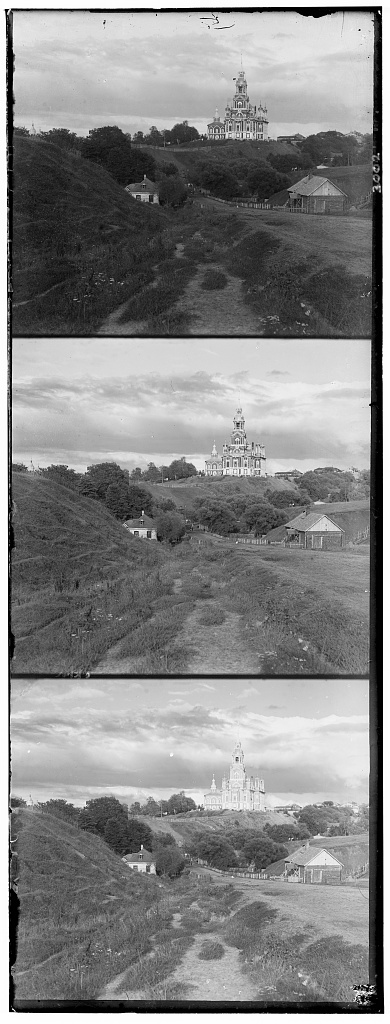
#> input picture CV/project1/data/cathedral.jpg, 390 x 1024 px, found by its file name
$ python s03_split.py
#> lines starting #> are read from the running program, lines starting #| are printed output that depends on the picture
import sys

import numpy as np
import matplotlib.pyplot as plt
import skimage.io as skio
from skimage import img_as_float

path=sys.argv[1] if len(sys.argv)>1 else "/Users/zhanjiahan/Documents/lab_training/CV/project1/data/cathedral.jpg"

im=skio.imread(path)
#> im is the input picture: shape (1024, 390); min 0, max 255, mean 133.7
print("原始：",im.dtype,im.shape,"min/max=",im.min(),im.max())
#| 原始： uint8 (1024, 390) min/max= 0 255
im=img_as_float(im)
print("float:",im.dtype,"min/max=",im.min(),im.max())
#| float: float64 min/max= 0.0 1.0

h=im.shape[0]//3
#> h = 341
b=im[0*h:1*h]
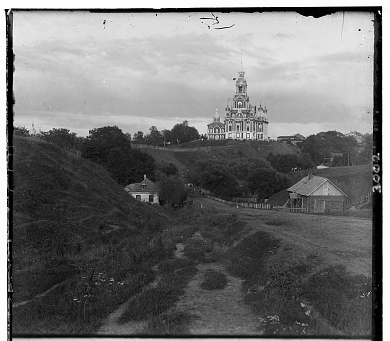
#> b: shape (341, 390) float64; min 0, max 1, mean 0.447
g=im[1*h:2*h]
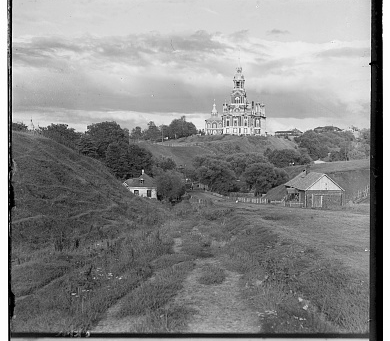
#> g: shape (341, 390) float64; min 0, max 1, mean 0.54
r=im[2*h:3*h]
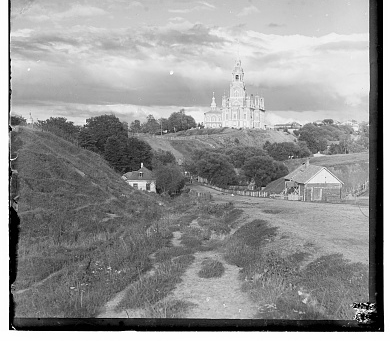
#> r: shape (341, 390) float64; min 0, max 1, mean 0.584
assert b.shape==g.shape==r.shape
print("shape=",b.shape)
#| shape= (341, 390)

fig, axes =plt.subplots(1,3,figsize=(12,5))
for ax,ch,name in zip(axes,[b,g,r],["B","G","R"]):
	ax.imshow(ch,cmap="gray", vmin=0,vmax=1)
	ax.set_title(f"{name} mean={ch.mean():.3f}")
	ax.axis("off")
#> this loop made 3 passes
#> name on passes 1 to 3: 'B', 'G', 'R'
plt.tight_layout()
plt.savefig("/Users/zhanjiahan/Documents/lab_training/CV/project1/out/s03_channels.jpg", dpi=100)
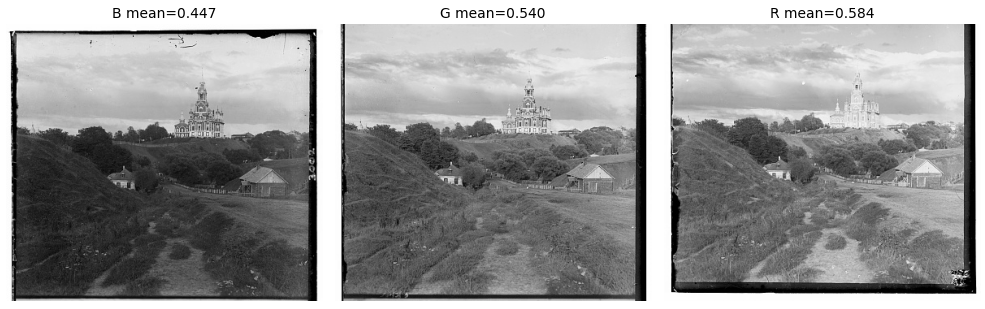
#> figure drawn by matplotlib, 3 panels
plt.show()

$ run again, with CV/project1/data/monastery.jpg copied over CV/project1/data/cathedral.jpg
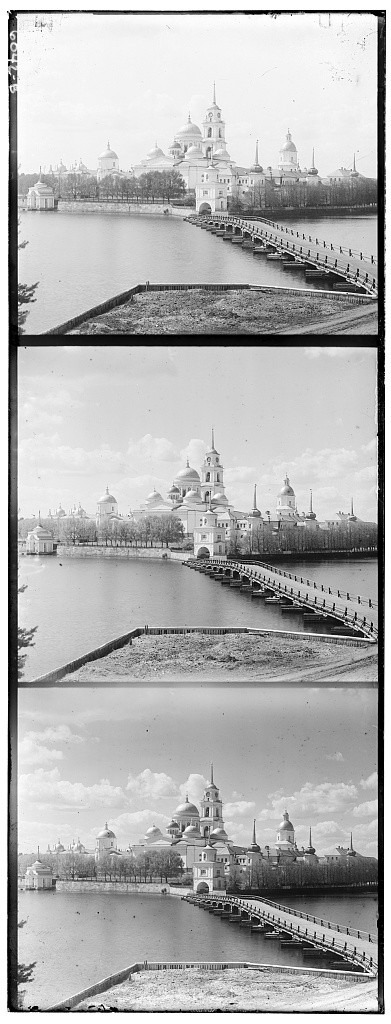
#> input picture CV/project1/data/monastery.jpg, 391 x 1024 px, found by its file name
#> im is the input picture: shape (1024, 391); min 0, max 255, mean 177.7
#| 原始： uint8 (1024, 391) min/max= 0 255
#| float: float64 min/max= 0.0 1.0
#> `r=im[2*h:3*h]`:
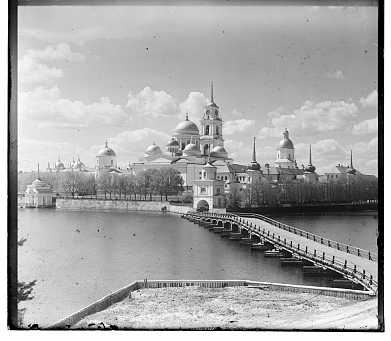
#> r: shape (341, 391) float64; min 0, max 1, mean 0.656
#| shape= (341, 391)
#> the loop `for ax,ch,name in zip(axes,[b,g,r],["B","G","R"]):` made 3 passes
#> name on passes 1 to 3: 'B', 'G', 'R'
#> `plt.savefig("/Users/zhanjiahan/Documents/lab_training/CV/project1/out/..`:
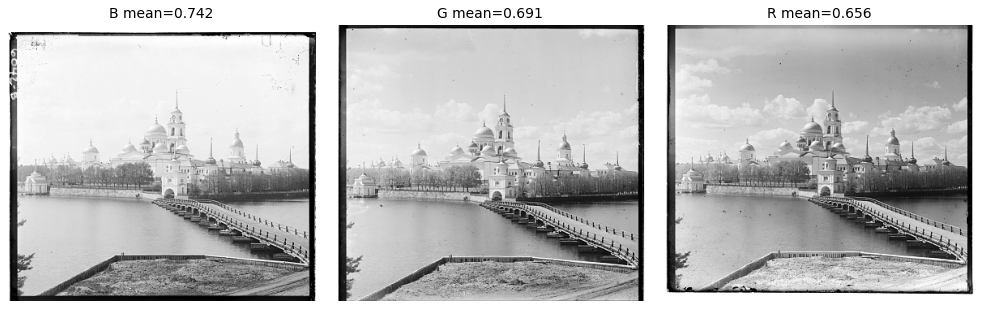
#> figure drawn by matplotlib, 3 panels

$ run again, with CV/project1/data/service-pnp-prok-00000-00016v.jpg copied over CV/project1/data/cathedral.jpg
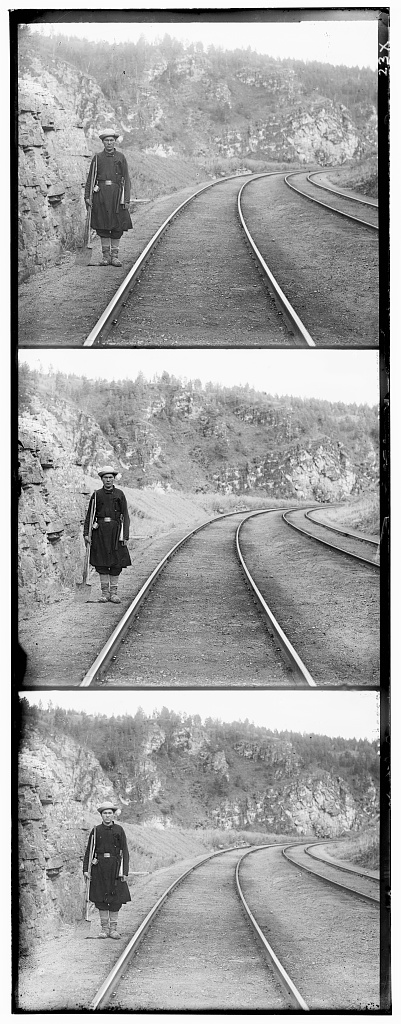
#> input picture CV/project1/data/service-pnp-prok-00000-00016v.jpg, 401 x 1024 px, found by its file name
#> im is the input picture: shape (1024, 401); min 0, max 255, mean 159.9
#| 原始： uint8 (1024, 401) min/max= 0 255
#| float: float64 min/max= 0.0 1.0
#> `r=im[2*h:3*h]`:
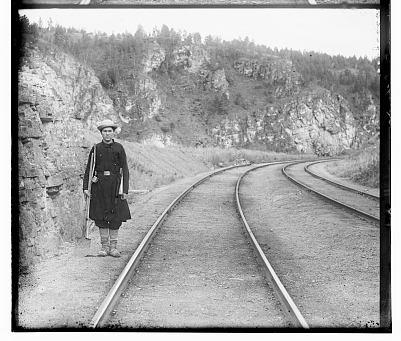
#> r: shape (341, 401) float64; min 0, max 1, mean 0.643
#| shape= (341, 401)
#> the loop `for ax,ch,name in zip(axes,[b,g,r],["B","G","R"]):` made 3 passes
#> name on passes 1 to 3: 'B', 'G', 'R'
#> `plt.savefig("/Users/zhanjiahan/Documents/lab_training/CV/project1/out/..`:
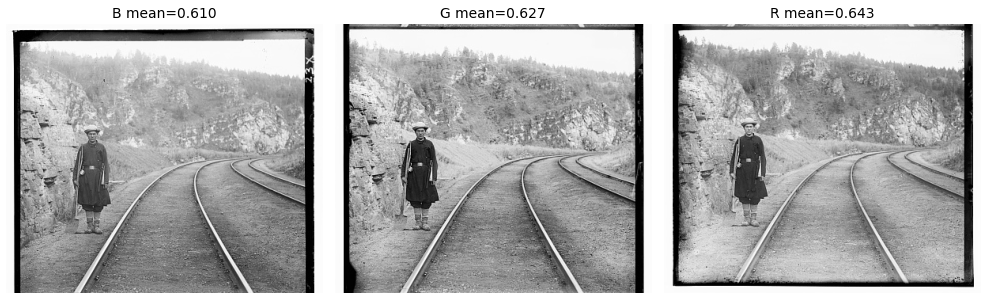
#> figure drawn by matplotlib, 3 panels

$ run again, with CV/project1/data/service-pnp-prok-00200-00276v.jpg copied over CV/project1/data/cathedral.jpg
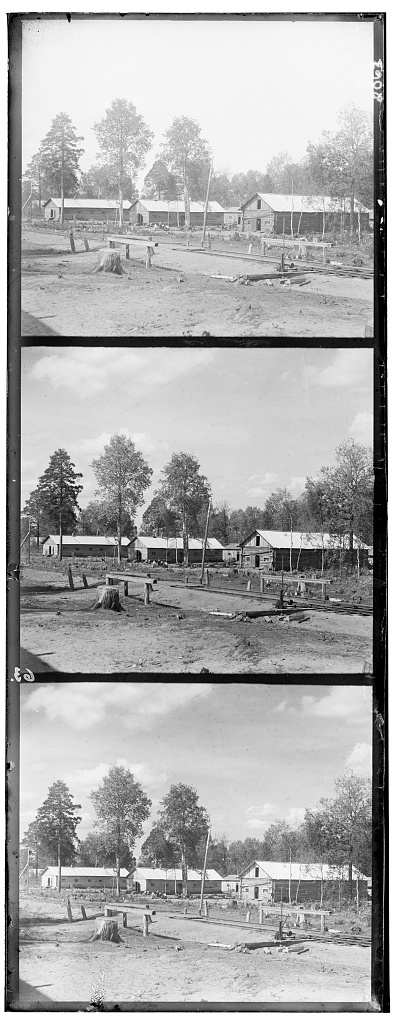
#> input picture CV/project1/data/service-pnp-prok-00200-00276v.jpg, 399 x 1024 px, found by its file name
#> im is the input picture: shape (1024, 399); min 0, max 255, mean 172.8
#| 原始： uint8 (1024, 399) min/max= 0 255
#| float: float64 min/max= 0.0 1.0
#> `r=im[2*h:3*h]`:
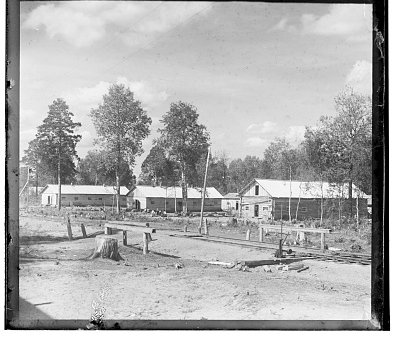
#> r: shape (341, 399) float64; min 0, max 1, mean 0.683
#| shape= (341, 399)
#> the loop `for ax,ch,name in zip(axes,[b,g,r],["B","G","R"]):` made 3 passes
#> name on passes 1 to 3: 'B', 'G', 'R'
#> `plt.savefig("/Users/zhanjiahan/Documents/lab_training/CV/project1/out/..`:
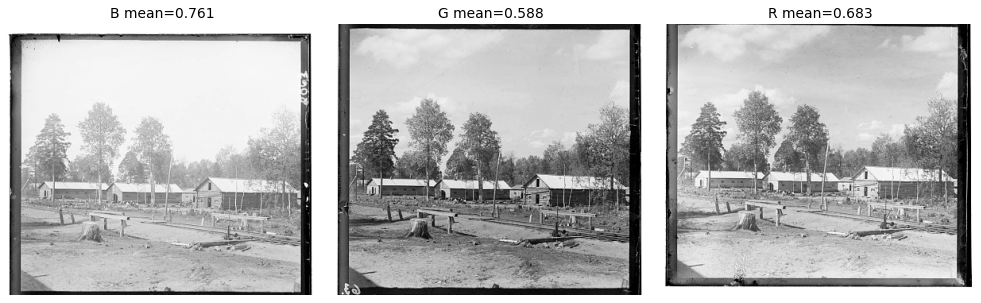
#> figure drawn by matplotlib, 3 panels
